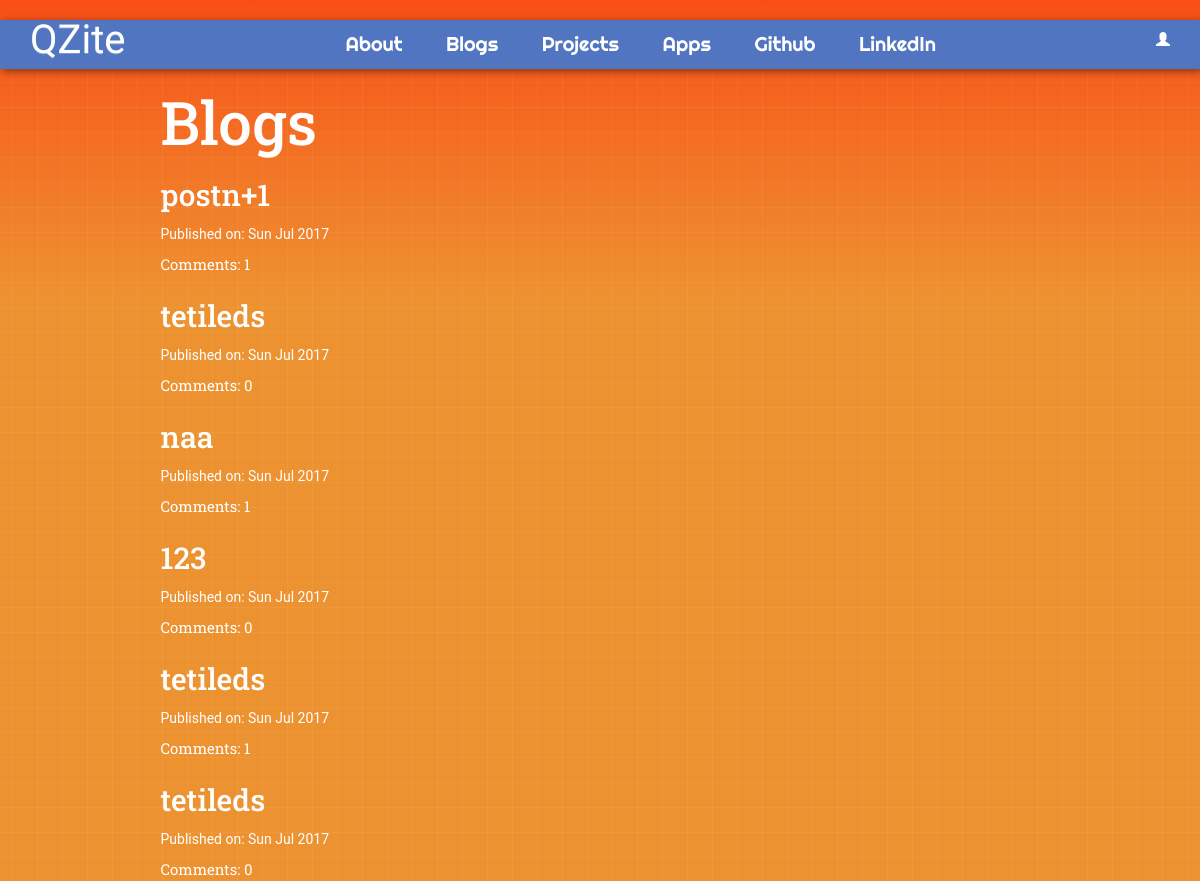
Screenshot of /blog/ with the database file from the repository.
### blog/models.py (models this page shows, shortened)
class Post(models.Model):
    author = models.ForeignKey('auth.User')
    title = models.CharField(max_length=200)
    text = models.TextField()
    created_date = models.DateTimeField(default = timezone.now)
    published_date = models.DateTimeField(blank=True, null = True)
    def approve_comments(self):
        return self.comments.filter(approved_comment = True)

### blog/views.py (the view)
# urls.py: url(r'^blog/$',views.PostListView.as_view(),name = 'post_list'),
class PostListView(ListView):
    model = Post
    def get_queryset(self):
        return Post.objects.filter(published_date__lte=timezone.now()).order_by('-published_date')

### blog/templates/blog/post_list.html
{% extends 'blog/base.html' %}
{% block content %}
<h1 class="res1">Blogs</h1>
<div class="centerstage">
    {% for post in post_list %}
        <div class="post">
            <h1><a class="res2" href="{% url 'post_detail' pk=post.pk %}">{{ post.title }}</a></h1>
            <div class="date">
                <p>Published on: {{ post.published_date|date:"D M Y"}}</p>
            </div>
            <a class="res2" style="font-size: 15px" href="{% url 'post_detail' pk=post.pk %}">Comments: {{ post.approve_comments.count }}</a>
        </div>
    {% endfor %}
</div>
{% endblock %}

### blog/static/CSS/blog.css (style rules this page uses)
.res1 { font-family: 'Roboto Slab', serif; font-size: 60px; color: #ffffff; }
.res2 { font-family: 'Roboto Slab', serif; font-size: 30px; color: #ffffff; }
.centerstage { margin-left: auto; margin-right: auto; color: #ffffff; }
html { height: 100%; }
body { margin: 0; padding: 0; height: 100%; background-color: #ed9231; background-image: -webkit-linear-gradient(top, #f94f16, transparent); background-image: -moz-linear-gradient(top, #f94f16, transparent); background-image: -o-linear-gradient(top, #f94f16, transparent); background-image: linear-gradient(to bottom, #f94f16, transparent); background-repeat:no-repeat; background-size:100% 300px; }

### blog/static/CSS/index.css (style rules this page uses)
html, body { height: 100%; padding: 0; margin: 0; font-family: 'Roboto', sans-serif; }

### rows the page displays
Post: title "postn+1", published_date "Sun Jul 2017", approve_comments.count "1"
Post: title "tetileds", published_date "Sun Jul 2017", approve_comments.count "0"
Post: title "naa", published_date "Sun Jul 2017", approve_comments.count "1"
Post: title "123", published_date "Sun Jul 2017", approve_comments.count "0"
Post: title "tetileds", published_date "Sun Jul 2017", approve_comments.count "1"
Post: title "tetileds", published_date "Sun Jul 2017", approve_comments.count "0"
